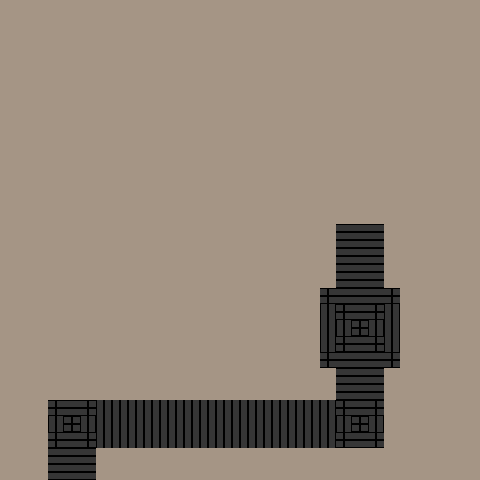

Below is a game level as drawn by its tile map, then a one-line description and the .tmx file that defines it, in full:
An orthogonal 30x30 tile map with 16x16 px tiles, 1 tile layer (Tile Layer 1), 2 tilesets.

<map version="1.10" tiledversion="1.10.1" orientation="orthogonal" renderorder="right-down" width="30" height="30" tilewidth="16" tileheight="16" infinite="0" nextlayerid="2" nextobjectid="1">
 <tileset firstgid="1" source="ground tlst6.tsx" />
 <tileset firstgid="55" source="ground tlst2.tsx" />
 <layer id="1" name="Tile Layer 1" width="30" height="30">
  <data encoding="csv">
55,55,55,55,55,55,55,55,55,55,55,55,55,55,55,55,55,55,55,55,55,55,55,55,55,55,55,55,55,55,
55,55,55,55,55,55,55,55,55,55,55,55,55,55,55,55,55,55,55,55,55,55,55,55,55,55,55,55,55,55,
55,55,55,55,55,55,55,55,55,55,55,55,55,55,55,55,55,55,55,55,55,55,55,55,55,55,55,55,55,55,
55,55,55,55,55,55,55,55,55,55,55,55,55,55,55,55,55,55,55,55,55,55,55,55,55,55,55,55,55,55,
55,55,55,55,55,55,55,55,55,55,55,55,55,55,55,55,55,55,55,55,55,55,55,55,55,55,55,55,55,55,
55,55,55,55,55,55,55,55,55,55,55,55,55,55,55,55,55,55,55,55,55,55,55,55,55,55,55,55,55,55,
55,55,55,55,55,55,55,55,55,55,55,55,55,55,55,55,55,55,55,55,55,55,55,55,55,55,55,55,55,55,
55,55,55,55,55,55,55,55,55,55,55,55,55,55,55,55,55,55,55,55,55,55,55,55,55,55,55,55,55,55,
55,55,55,55,55,55,55,55,55,55,55,55,55,55,55,55,55,55,55,55,55,55,55,55,55,55,55,55,55,55,
55,55,55,55,55,55,55,55,55,55,55,55,55,55,55,55,55,55,55,55,55,55,55,55,55,55,55,55,55,55,
55,55,55,55,55,55,55,55,55,55,55,55,55,55,55,55,55,55,55,55,55,55,55,55,55,55,55,55,55,55,
55,55,55,55,55,55,55,55,55,55,55,55,55,55,55,55,55,55,55,55,55,55,55,55,55,55,55,55,55,55,
55,55,55,55,55,55,55,55,55,55,55,55,55,55,55,55,55,55,55,55,55,55,55,55,55,55,55,55,55,55,
55,55,55,55,55,55,55,55,55,55,55,55,55,55,55,55,55,55,55,55,55,55,55,55,55,55,55,55,55,55,
55,55,55,55,55,55,55,55,55,55,55,55,55,55,55,55,55,55,55,55,55,21,21,21,55,55,55,55,55,55,
55,55,55,55,55,55,55,55,55,55,55,55,55,55,55,55,55,55,55,55,55,21,21,21,55,55,55,55,55,55,
55,55,55,55,55,55,55,55,55,55,55,55,55,55,55,55,55,55,55,55,55,21,21,21,55,55,55,55,55,55,
55,55,55,55,55,55,55,55,55,55,55,55,55,55,55,55,55,55,55,55,55,21,21,21,55,55,55,55,55,55,
55,55,55,55,55,55,55,55,55,55,55,55,55,55,55,55,55,55,55,55,53,21,21,21,53,55,55,55,55,55,
55,55,55,55,55,55,55,55,55,55,55,55,55,55,55,55,55,55,55,55,6,53,21,53,6,55,55,55,55,55,
55,55,55,55,55,55,55,55,55,55,55,55,55,55,55,55,55,55,55,55,6,6,53,6,6,55,55,55,55,55,
55,55,55,55,55,55,55,55,55,55,55,55,55,55,55,55,55,55,55,55,6,53,21,53,6,55,55,55,55,55,
55,55,55,55,55,55,55,55,55,55,55,55,55,55,55,55,55,55,55,55,53,21,21,21,53,55,55,55,55,55,
55,55,55,55,55,55,55,55,55,55,55,55,55,55,55,55,55,55,55,55,55,21,21,21,55,55,55,55,55,55,
55,55,55,55,55,55,55,55,55,55,55,55,55,55,55,55,55,55,55,55,55,21,21,21,55,55,55,55,55,55,
55,55,55,53,21,53,6,6,6,6,6,6,6,6,6,6,6,6,6,6,6,53,21,53,55,55,55,55,55,55,
55,55,55,6,53,6,6,6,6,6,6,6,6,6,6,6,6,6,6,6,6,6,53,6,55,55,55,55,55,55,
55,55,55,53,21,53,6,6,6,6,6,6,6,6,6,6,6,6,6,6,6,53,21,53,55,55,55,55,55,55,
55,55,55,21,21,21,55,55,55,55,55,55,55,55,55,55,55,55,55,55,55,55,55,55,55,55,55,55,55,55,
55,55,55,21,21,21,55,55,55,55,55,55,55,55,55,55,55,55,55,55,55,55,55,55,55,55,55,55,55,55
</data>
 </layer>
</map>
